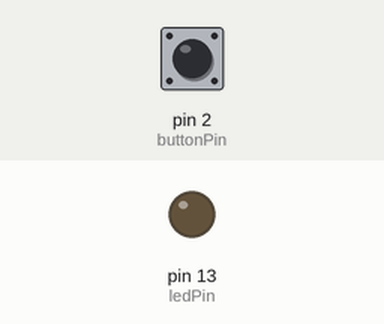
Simulated run of this sketch. Board: Arduino Uno, built with avr-gcc and run on an emulated ATmega328P. Parts: output pins drawn as LEDs (lit = HIGH). The inputs (shaded band) are chosen by the test bench; at power-on: pin 2 (buttonPin) LOW.

Above: at 1.2 s.
1.3 s: pin 2 (buttonPin) pulled HIGH for 0.15 s
At 2.4 s:
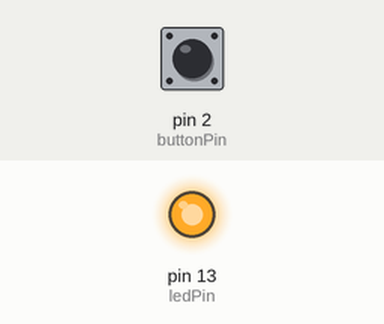
2.9 s: pin 2 (buttonPin) pulled HIGH for 1 s
At 3.6 s:
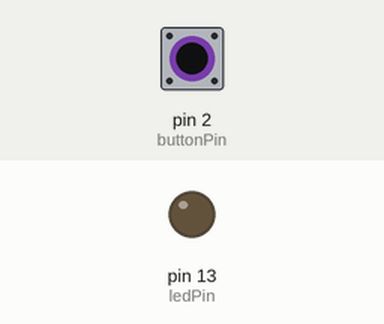
5.4 s: pin 2 (buttonPin) pulled HIGH for 3.2 s
At 6.7 s:
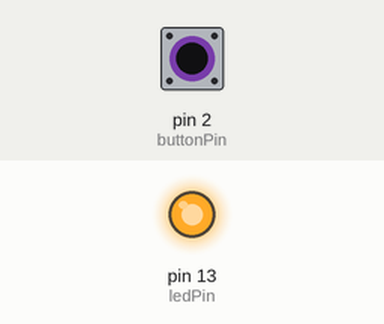
Timing chart, 0 to 8.4 s (numbered marks = the images above; inputs shaded):
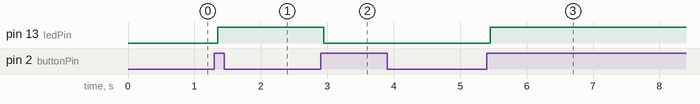

The sketch:

pushbutton2.ino
```cpp
// Inisialisasi pin
const int buttonPin = 2;   // pin push button
const int ledPin = 13;     // pin LED

// Variabel untuk melacak status LED dan tombol
int ledState = LOW;        // Status awal LED
int buttonState;           // Status tombol saat ini
int lastButtonState = LOW; // Status tombol sebelumnya

void setup() {
  pinMode(buttonPin, INPUT);    // Mengatur pin tombol sebagai input
  pinMode(ledPin, OUTPUT);      // Mengatur pin LED sebagai output
}

void loop() {
  // Membaca status tombol
  buttonState = digitalRead(buttonPin);

  // Periksa jika tombol ditekan
  if (buttonState == HIGH && lastButtonState == LOW) {
    delay(50); // Debounce
    ledState = !ledState;           // Membalikkan status LED (toggle)
    digitalWrite(ledPin, ledState); // Mengatur LED sesuai status baru
  }

  // Simpan status tombol saat ini untuk pembacaan berikutnya
  lastButtonState = buttonState;
}
```

Measured:
- after the input at 1.3 s, pin 13 (ledPin): LOW → HIGH after 0.05 s
- after the input at 2.9 s, pin 13 (ledPin): HIGH → LOW after 0.05 s
- after the input at 5.4 s, pin 13 (ledPin): LOW → HIGH after 0.05 s
